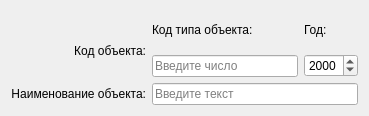
<?xml version="1.0" encoding="UTF-8"?>
<ui version="4.0">
 <class>Dialog</class>
 <widget class="QDialog" name="Dialog">
  <property name="geometry">
   <rect>
    <x>0</x>
    <y>0</y>
    <width>369</width>
    <height>116</height>
   </rect>
  </property>
  <property name="windowTitle">
   <string>Выбор объекта</string>
  </property>
  <layout class="QGridLayout" name="gridLayout">
   <item row="0" column="1">
    <layout class="QHBoxLayout" name="horizontalLayout">
     <item>
      <layout class="QVBoxLayout" name="verticalLayout">
       <item>
        <widget class="QLabel" name="label_2">
         <property name="text">
          <string>Код типа объекта:</string>
         </property>
        </widget>
       </item>
       <item>
        <widget class="QLineEdit" name="inpCode">
         <property name="toolTip">
          <string>Допускается ввод только целых чисел</string>
         </property>
         <property name="placeholderText">
          <string>Введите число</string>
         </property>
        </widget>
       </item>
      </layout>
     </item>
     <item>
      <layout class="QVBoxLayout" name="verticalLayout_2">
       <item>
        <widget class="QLabel" name="label_5">
         <property name="text">
          <string>Год:</string>
         </property>
        </widget>
       </item>
       <item>
        <widget class="QDateEdit" name="inpYear">
         <property name="displayFormat">
          <string>yyyy</string>
         </property>
        </widget>
       </item>
      </layout>
     </item>
    </layout>
   </item>
   <item row="0" column="0">
    <widget class="QLabel" name="label">
     <property name="text">
      <string>
Код объекта:</string>
     </property>
     <property name="alignment">
      <set>Qt::AlignRight|Qt::AlignTrailing|Qt::AlignVCenter</set>
     </property>
    </widget>
   </item>
   <item row="1" column="0">
    <widget class="QLabel" name="label_4">
     <property name="text">
      <string>Наименование объекта:</string>
     </property>
     <property name="alignment">
      <set>Qt::AlignRight|Qt::AlignTrailing|Qt::AlignVCenter</set>
     </property>
    </widget>
   </item>
   <item row="1" column="1">
    <widget class="QLineEdit" name="inpName">
     <property name="toolTip">
      <string>Введите предложение на русском.
В качестве разделителя допустимы только пробелы.</string>
     </property>
     <property name="text">
      <string/>
     </property>
     <property name="placeholderText">
      <string>Введите текст</string>
     </property>
    </widget>
   </item>
  </layout>
 </widget>
 <resources/>
 <connections/>
</ui>
